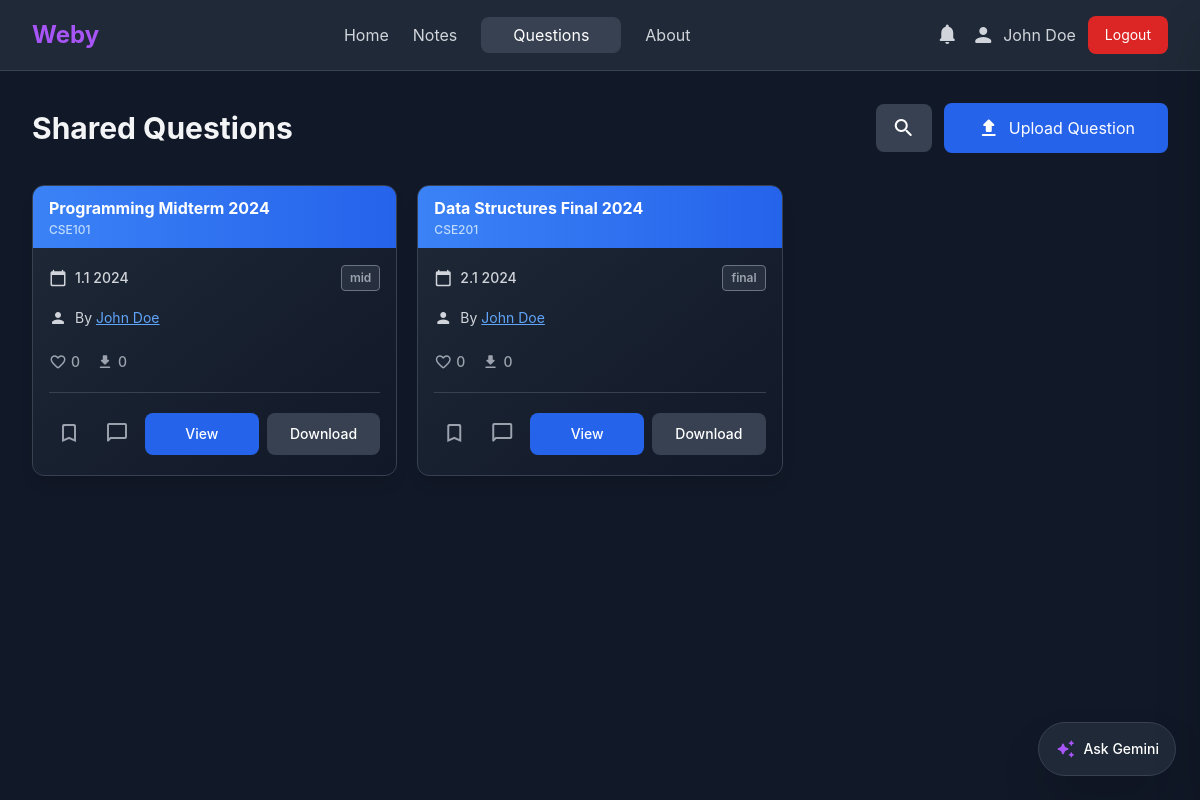
The app's page /questions.php (signed in) with its own data.
### tables this page shows
CREATE TABLE IF NOT EXISTS questions (
    id INT AUTO_INCREMENT PRIMARY KEY,
    user_id INT NOT NULL,
    title VARCHAR(255) NOT NULL,
    course_code VARCHAR(50) NOT NULL,
    teacher_name VARCHAR(100) DEFAULT NULL,
    exam_type ENUM('mid', 'final', 'quiz') NOT NULL,
    semester VARCHAR(10) NOT NULL,
    year INT NOT NULL,
    file_path VARCHAR(255) NOT NULL,
    
     
    is_public TINYINT(1) DEFAULT 1,
    
    created_at TIMESTAMP DEFAULT CURRENT_TIMESTAMP,
    FOREIGN KEY (user_id) REFERENCES users(id) ON DELETE CASCADE,
    INDEX idx_user_id (user_id),
    INDEX idx_exam_type (exam_type),
    INDEX idx_semester_year (semester, year),
    INDEX idx_course_code (course_code)
);

CREATE TABLE IF NOT EXISTS users (
    id INT AUTO_INCREMENT PRIMARY KEY,
    name VARCHAR(100) NOT NULL,
    email VARCHAR(100) NOT NULL UNIQUE,
    password VARCHAR(255) NOT NULL,
    department VARCHAR(100) DEFAULT NULL,
    avatar VARCHAR(255) DEFAULT 'default.png',
    
     
    batch VARCHAR(10) DEFAULT NULL,
    section VARCHAR(10) DEFAULT NULL,
    student_id VARCHAR(50) DEFAULT NULL,
    
     
    github_url VARCHAR(255) DEFAULT NULL,
    linkedin_url VARCHAR(255) DEFAULT NULL,
    gmail VARCHAR(100) DEFAULT NULL,
    
     
    show_student_id TINYINT(1) DEFAULT 1,
    show_github TINYINT(1) DEFAULT 1,
    show_linkedin TINYINT(1) DEFAULT 1,
    show_email TINYINT(1) DEFAULT 1,
    show_gmail TINYINT(1) DEFAULT 1,
    
    created_at TIMESTAMP DEFAULT CURRENT_TIMESTAMP
);

### functions.php (called while the page is built, shortened)
<?php
function isLoggedIn() {
    return isset($_SESSION['user_id']);
}
function getUploaderName($user_id) {
    global $pdo;
    $stmt = $pdo->prepare("SELECT name FROM users WHERE id = ?");
    $stmt->execute([$user_id]);
    $user = $stmt->fetch();
    return $user ? $user['name'] : 'Unknown';
}
function hasLiked($user_id, $resource_id, $resource_type) {
    global $pdo;
    $stmt = $pdo->prepare("SELECT COUNT(*) FROM likes WHERE user_id = ? AND resource_id = ? AND resource_type = ?");
    $stmt->execute([$user_id, $resource_id, $resource_type]);
    return $stmt->fetchColumn() > 0;
}
function getLikeCount($resource_id, $resource_type) {
    global $pdo;
    $stmt = $pdo->prepare("SELECT COUNT(*) FROM likes WHERE resource_id = ? AND resource_type = ?");
    $stmt->execute([$resource_id, $resource_type]);
    return $stmt->fetchColumn();
}
function hasBookmarked($user_id, $resource_id, $type) {
    global $pdo;
    $stmt = $pdo->prepare("SELECT COUNT(*) FROM bookmarks WHERE user_id = ? AND resource_id = ? AND resource_type = ?");
    $stmt->execute([$user_id, $resource_id, $type]);
    return $stmt->fetchColumn() > 0;
}
function getDownloadCount($resource_id, $resource_type) {
    global $pdo;
    $stmt = $pdo->prepare("SELECT COUNT(DISTINCT user_id) FROM downloads WHERE resource_id = ? AND resource_type = ?");
    $stmt->execute([$resource_id, $resource_type]);
    return $stmt->fetchColumn();
}
?>

### questions.php (the view, shortened to what this page needs)
<?php
require 'config.php';
require 'functions.php';
$isLoggedIn = isLoggedIn();
$sql = "SELECT * FROM questions WHERE is_public = 1";
$params = [];
$sql .= " ORDER BY created_at DESC";
$stmt = $pdo->prepare($sql);
$stmt->execute($params);
$questions = $stmt->fetchAll();
?>
<!DOCTYPE html>
<html lang="en" class="dark">
<head>
    <script src="https://cdn.tailwindcss.com"></script>
    <link rel="stylesheet" href="css/style.css">
    <link rel="stylesheet" href="css/animations.css">
</head>
<body class="bg-gray-900 text-gray-100 min-h-screen">
    <nav class="bg-gray-800 border-b border-gray-700 sticky top-0 z-50">
        <div class="w-full mx-auto px-8 py-4">
            <div class="flex justify-between items-center">
                <a href="index.php" class="text-2xl font-bold text-purple-500">Weby</a>
                <div class="hidden md:flex items-center gap-6">
                    <a href="index.php" class="text-gray-300 hover:text-white transition">Home</a>
                    <a href="notes.php" class="text-gray-300 hover:text-white transition">Notes</a>
                    <a href="questions.php" class="text-white bg-gray-700 px-8 py-1.5 rounded-lg">Questions</a>
                    <a href="about.php" class="text-gray-300 hover:text-white transition">About</a>
                </div>
                <div class="flex items-center gap-3">
                    <?php if ($isLoggedIn): ?>
                        <a href="profile.php#messages" class="relative text-gray-300 hover:text-white transition" title="Messages">
                            <span class="material-icons-round text-2xl">notifications</span>
                        </a>
                        <a href="profile.php" class="text-gray-300 hover:text-white flex items-center gap-2">
                            <span class="material-icons-round">person</span>
                            <span class="hidden md:inline"><?= htmlspecialchars($_SESSION['user_name']) ?></span>
                        </a>
                        <a href="logout.php" class="bg-red-600 hover:bg-[#0a0a2e] text-white px-4 py-2 rounded-lg transition text-sm border border-transparent hover:border-white">
                            Logout
                        </a>
                    <?php endif; ?>
                </div>
            </div>
        </div>
    </nav>
    <main class="w-full mx-auto px-8 py-8">
        <div class="flex flex-col md:flex-row justify-between items-center mb-8 gap-4">
            <h1 class="text-3xl font-bold">Shared Questions</h1>
            <div class="flex items-center gap-3">
                <button id="toggleSearchBtn" class="bg-gray-700 hover:bg-gray-600 text-white px-4 py-3 rounded-lg transition flex items-center justify-center">
                    <span class="material-icons-round">search</span>
                </button>
                <?php if ($isLoggedIn): ?>
                    <a href="upload-question.php" class="bg-blue-600 hover:bg-[#0a0a2e] text-white px-8 py-3 rounded-lg flex items-center gap-2 transition border border-transparent hover:border-white">
                        <span class="material-icons-round">upload</span>
                        Upload Question
                    </a>
                <?php endif; ?>
            </div>
        </div>
        <?php if (empty($questions)): ?>
            <div class="text-center py-16">
                <span class="material-icons-round text-6xl text-gray-600 mb-4">folder_open</span>
                <p class="text-xl text-gray-400">No questions found. Be the first to upload!</p>
            </div>
        <?php else: ?>
            <div id="questionsGrid" class="grid grid-cols-1 md:grid-cols-2 lg:grid-cols-3 gap-5">
                <?php foreach ($questions as $question): ?>
                    <?php
                        $uploaderName = getUploaderName($question['user_id']);
                        $likeCount = getLikeCount($question['id'], 'question');
                        $isLiked = $isLoggedIn && hasLiked($_SESSION['user_id'], $question['id'], 'question');
                        $isBookmarked = $isLoggedIn && hasBookmarked($_SESSION['user_id'], $question['id'], 'question');
                        $downloadCount = getDownloadCount($question['id'], 'question');
                    ?>
                    <div onclick="window.location.href='view.php?type=question&id=<?= $question['id'] ?>'" class="bg-gradient-to-br from-gray-800 to-gray-900 rounded-xl border border-gray-700 hover:border-blue-500 transition-all duration-300 overflow-hidden shadow-lg hover:shadow-blue-500/20 cursor-pointer card-animate hover-lift">
                        <div class="bg-gradient-to-r from-blue-500 to-blue-600 px-4 py-2.5">
                            <h3 class="text-base font-bold text-white line-clamp-1"><?= htmlspecialchars($question['title']) ?></h3>
                            <p class="text-blue-200 text-xs font-medium mt-0.5"><?= htmlspecialchars($question['course_code']) ?></p>
                        </div>
                        <div class="p-4">
                            <div class="flex items-center justify-between mb-3">
                                <div class="flex items-center gap-2 text-gray-300">
                                    <span class="material-icons-round text-lg">calendar_today</span>
                                    <span class="text-sm font-medium">
                                        <?= htmlspecialchars($question['semester'] . ' ' . $question['year']) ?>
                                    </span>
                                </div>
                                <?php
                                $examType = $question['exam_type'] ?? 'Exam';
                                $badgeColors = [
                                    'Quiz' => 'bg-green-500/20 text-green-400 border-green-500',
                                    'Mid' => 'bg-blue-500/20 text-blue-400 border-blue-500',
                                    'Final' => 'bg-orange-500/20 text-orange-400 border-orange-500'
                                ];
                                $badgeColor = $badgeColors[$examType] ?? 'bg-gray-500/20 text-gray-400 border-gray-500';
                                ?>
                                <span class="px-2 py-1 rounded text-xs font-semibold border <?= $badgeColor ?>">
                                    <?= htmlspecialchars($examType) ?>
                                </span>
                            </div>
                            <div class="flex items-center gap-2 mb-4 text-gray-300">
                                <span class="material-icons-round text-lg">person</span>
                                <span class="text-sm">By <a href="profile.php?user_id=<?= $question['user_id'] ?>" onclick="event.stopPropagation()" class="text-blue-400 hover:text-blue-500 underline transition"><?= htmlspecialchars($uploaderName) ?></a></span>
                            </div>
                            <div class="flex items-center gap-4 mb-4 pb-4 border-b border-gray-700">
                                <button onclick="event.stopPropagation(); toggleLike(<?= $question['id'] ?>, this)"
                                        class="like-btn flex items-center gap-1 <?= $isLiked ? 'text-red-500' : 'text-gray-400' ?> hover:text-red-500 transition"
                                        data-question-id="<?= $question['id'] ?>">
                                    <span class="material-icons-round text-lg"><?= $isLiked ? 'favorite' : 'favorite_border' ?></span>
                                    <span class="like-count text-sm font-medium"><?= $likeCount ?></span>
                                </button>
                                <div class="flex items-center gap-1 text-gray-400">
                                    <span class="material-icons-round text-lg">download</span>
                                    <span class="download-count text-sm font-medium" data-question-id="<?= $question['id'] ?>"><?= $downloadCount ?></span>
                                </div>
                            </div>
                            <div class="flex gap-2 items-center">
                                <button onclick="event.stopPropagation(); toggleBookmark(<?= $question['id'] ?>, 'question', this)"
                                        class="p-2 rounded-full transition-colors duration-200 <?= $isBookmarked ? 'text-blue-500' : 'text-gray-400 hover:text-blue-500' ?>" title="Bookmark">
                                    <span class="material-icons-round text-2xl"><?= $isBookmarked ? 'bookmark' : 'bookmark_border' ?></span>
                                </button>
                                <?php if ($isLoggedIn): ?>
                                <button onclick="event.stopPropagation(); openMessageModal(<?= $question['id'] ?>, 'question')"
                                        class="p-2 rounded-full transition-colors duration-200 text-gray-400 hover:text-blue-500" title="Ask a question">
                                    <span class="material-icons-round text-2xl">chat_bubble_outline</span>
                                </button>
                                <?php endif; ?>
                                <a href="view.php?type=question&id=<?= $question['id'] ?>" onclick="event.stopPropagation()"
                                   class="flex-1 bg-blue-600 hover:bg-[#0a0a2e] text-white px-4 py-2.5 rounded-lg text-center transition-all duration-200 text-sm font-medium border border-transparent hover:border-white">
                                    View
                                </a>
                                <a href="<?= htmlspecialchars($question['file_path']) ?>" download
                                   onclick="event.stopPropagation(); trackDownload(<?= $question['id'] ?>, 'question', this)"
                                   class="flex-1 bg-gray-700 hover:bg-[#0a0a2e] text-white px-4 py-2.5 rounded-lg text-center transition-all duration-200 text-sm font-medium border border-transparent hover:border-white">
                                    Download
                                </a>
                            </div>
                        </div>
                    </div>
                <?php endforeach; ?>
            </div>
        <?php endif; ?>
    </main>
    <div class="fixed bottom-6 right-6 z-40">
        <button id="askGeminiBtn" class="flex items-center gap-2 bg-gray-800 border border-gray-700 hover:border-purple-500 text-white px-4 py-3 rounded-full shadow-2xl hover:shadow-purple-500/20 transition-all duration-300 group">
            <span class="material-icons-round text-purple-500 group-hover:scale-110 transition-transform text-xl">auto_awesome</span>
            <span class="font-medium text-sm">Ask Gemini</span>
        </button>
    </div>
</body>
</html>

### css/style.css (style rules this page uses)
* { margin: 0; padding: 0; box-sizing: border-box; }
body { font-family: -apple-system, BlinkMacSystemFont, 'Segoe UI', Roboto, 'Helvetica Neue', Arial, sans-serif; }
* { transition: background-color 0.2s ease, border-color 0.2s ease, color 0.2s ease; }

### css/animations.css (style rules this page uses)
.card-animate { animation: fadeInUp 0.6s ease-out forwards; opacity: 0; }
.hover-lift { transition: transform 0.3s ease, box-shadow 0.3s ease; }

### records on screen
questions: title "Programming Midterm 2024", course_code "CSE101", semester+year "1.1 2024", exam_type "mid", user.name "John Doe", likeCount "0", downloadCount "0"
questions: title "Data Structures Final 2024", course_code "CSE201", semester+year "2.1 2024", exam_type "final", user.name "John Doe", likeCount "0", downloadCount "0"

### other values on screen
$_SESSION['user_name'] "John Doe"
